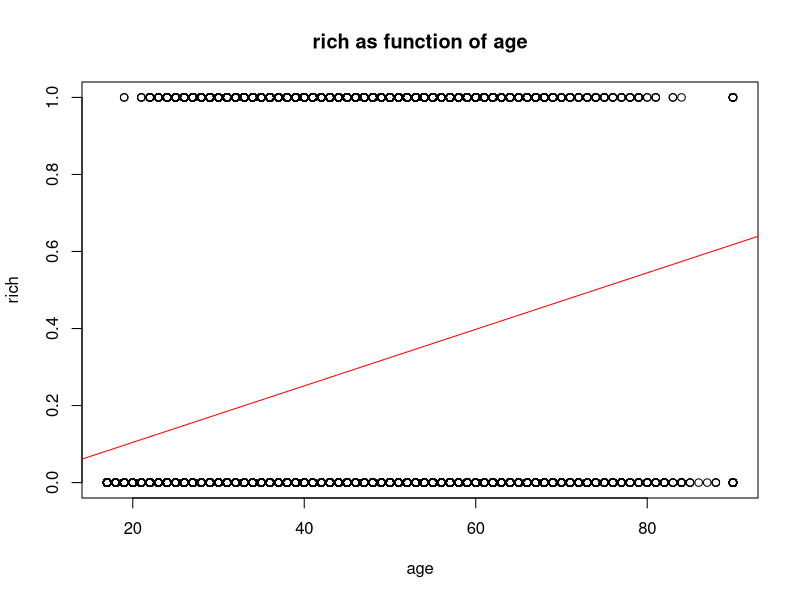

Generate this figure with R: (Note: this script raises an error after producing the figure.)
# setwd("Homeworks/Week10")
# cleanup
rm(list=ls())

"From http://fairness-measures.org/Pages/Datasets I downloaded the Adult
Census data and kept just the numeric columns. The column \"RICH\" now
has the value 1 to indicate income greater than $50K."

"My modifed file, for use in this problem, is in census.csv on the Web site."

#install.packages("stats4")
#library("stats4")
Census <- read.csv("lib/census.csv"); head(Census)

"Use logistic regression, as in script 10D, to model the probability of being
rich as a function of age, as a function of the number of years of education,
and as a function of the reported capital gain. Plot the regression curve in
each case. Then see if you can create a linear combination of the columns
that you think is a better predictor. (The theory of how to do this goes
beyond the scope of this course.)"

#Convert the RICH column to a Bernoulli random variable
richs <- (as.numeric(Census$RICH==1)); head(richs)

# RICH as function of AGE
ages <- Census$AGE
plot(ages, richs, xlab = "age", ylab = "rich", main = "rich as function of age")
b <- cov(ages, richs)/var(ages) # obtain slope
# Find the intercept
a <- mean(richs) - b*mean(ages);a
#We can add this regression line to the plot of the data
abline(a, b, col = "red")

# we assume that p = exp(alpha x+beta)/(1 + exp(alpha x+beta))
#This function can never be less than zero nor greater than 1
#Start with minus the log of the likelihood function
MLL<- function(alpha, beta) {
  -sum( log( exp(alpha+beta*ages)/(1+exp(alpha+beta*ages)) )*richs +
          log(1/(1+exp(alpha+beta*ages)))*(1-richs) )
}
#R has a function that will maximize this function of alpha and beta
results<-mle(MLL, start = list(alpha = 0, beta = 0)) #an initial guess is required
results@coef
curve( exp(results@coef[1]+results@coef[2]*x)/ (1+exp(results@coef[1]+results@coef[2]*x)),col = "blue", add=TRUE)
abline(h=0.5)
abline(v=c(30,40,60,80))
index <- which(ages == 30); head(index)
mean(richs[index])   #20%
index <- which(ages == 40)
mean(richs[index])   #33%
index <- which(ages == 50)
mean(richs[index])   #43%
index <- which(ages == 60)
mean(richs[index])   #32%
# Does not show good model for the probability of being rich as function of age

# RICH as function of YEARS OF EDUCATION
school <- Census$SCHOOL
plot(school, richs, xlab = "education", ylab = "rich", main = "rich as function of education")
b <- cov(school, richs)/var(school) # obtain slope
# Find the intercept
a <- mean(richs) - b*mean(school);a
#We can add this regression line to the plot of the data
abline(a, b, col = "red")

MLL<- function(alpha, beta) {
  -sum( log( exp(alpha+beta*school)/(1+exp(alpha+beta*school)) )*richs +
          log(1/(1+exp(alpha+beta*school)))*(1-richs) )
}
#R has a function that will maximize this function of alpha and beta
results<-mle(MLL, start = list(alpha = 0, beta = 0)) #an initial guess is required
results@coef
curve( exp(results@coef[1]+results@coef[2]*x)/ (1+exp(results@coef[1]+results@coef[2]*x)),col = "blue", add=TRUE)
abline(h=0.5)
abline(v=c(5,10,15))
# The curve shows a good model for the probability of being rich as function of schooling
index <- which(school == 5); head(index)
mean(richs[index])   #5%
index <- which(school == 10)
mean(richs[index])   #19%
index <- which(school == 15)
mean(richs[index])   #73%

# RICH as function of GAIN
gain <- Census$GAIN
plot(gain, richs)
b <- cov(gain, richs)/var(gain) # obtain slope
# Find the intercept
a <- mean(richs) - b*mean(gain);a
#We can add this regression line to the plot of the data
abline(a, b, col = "red")

MLL<- function(alpha, beta) {
  -sum( log( exp(alpha+beta*gain)/(1+exp(alpha+beta*gain)) )*richs +
          log(1/(1+exp(alpha+beta*gain)))*(1-richs) )
}

#R has a function that will maximize this function of alpha and beta
results<-mle(MLL, start = list(alpha = 0, beta = 0)) #an initial guess is required
results@coef
curve( exp(results@coef[1]+results@coef[2]*x)/ (1+exp(results@coef[1]+results@coef[2]*x)),col = "blue", add=TRUE)
abline(h=0.5)
abline(v=c(10^4,4*10^4,8*10^4))
# The curve shows a good model for the probability of being rich as function of schooling
index <- which(gain == 0); head(index)
mean(richs[index])   #20%
index <- which(gain > 0 & gain < 5000)
mean(richs[index])   #17%
index <- which(gain >= 5000 & gain < 10000)
mean(richs[index])   #84%
index <- which(gain >= 10000 & gain < 15000)
mean(richs[index])   #96%
index <- which(gain >= 15000 & gain < 20000)
mean(richs[index])   #100%
index <- which(gain >= 25000 & gain < 30000)
mean(richs[index])   #100%
index <- which(gain >= 35000 & gain < 40000)
mean(richs[index])   #NA
index <- which(gain >= 40000)
mean(richs[index])   #98%

# I would say that this is also a good predictor for being rich.

# create linear combination of these columns to use as predictor
linearCombo <- 0.25*school + 0.25*gain + 0.25*hours + 0.25*rich

# We start again with the likelihood function.
MLL<- function(alpha, beta) {
  -sum( log( exp(alpha+beta*linearCombo)/(1+exp(alpha+beta*linearCombo)) )*rich + log(1/(1+exp(alpha+beta*linearCombo)))*(1-rich) )
}

# Plot the data for our linear combination and rich.
plot(LinearComb, rich,
     xlab = "lin combo",
     ylab = "Rich",
     main = "Rich as a function of combined variable",
     col = "red")

# Fit the logistic regression curve. We use the same initial guess
# of alpha = beta = 0.
result4 <- mle(MLL, start = list(alpha = 0, beta = 0)); result4

# We get alpha = -1.490699070, beta = 0.001500258.
